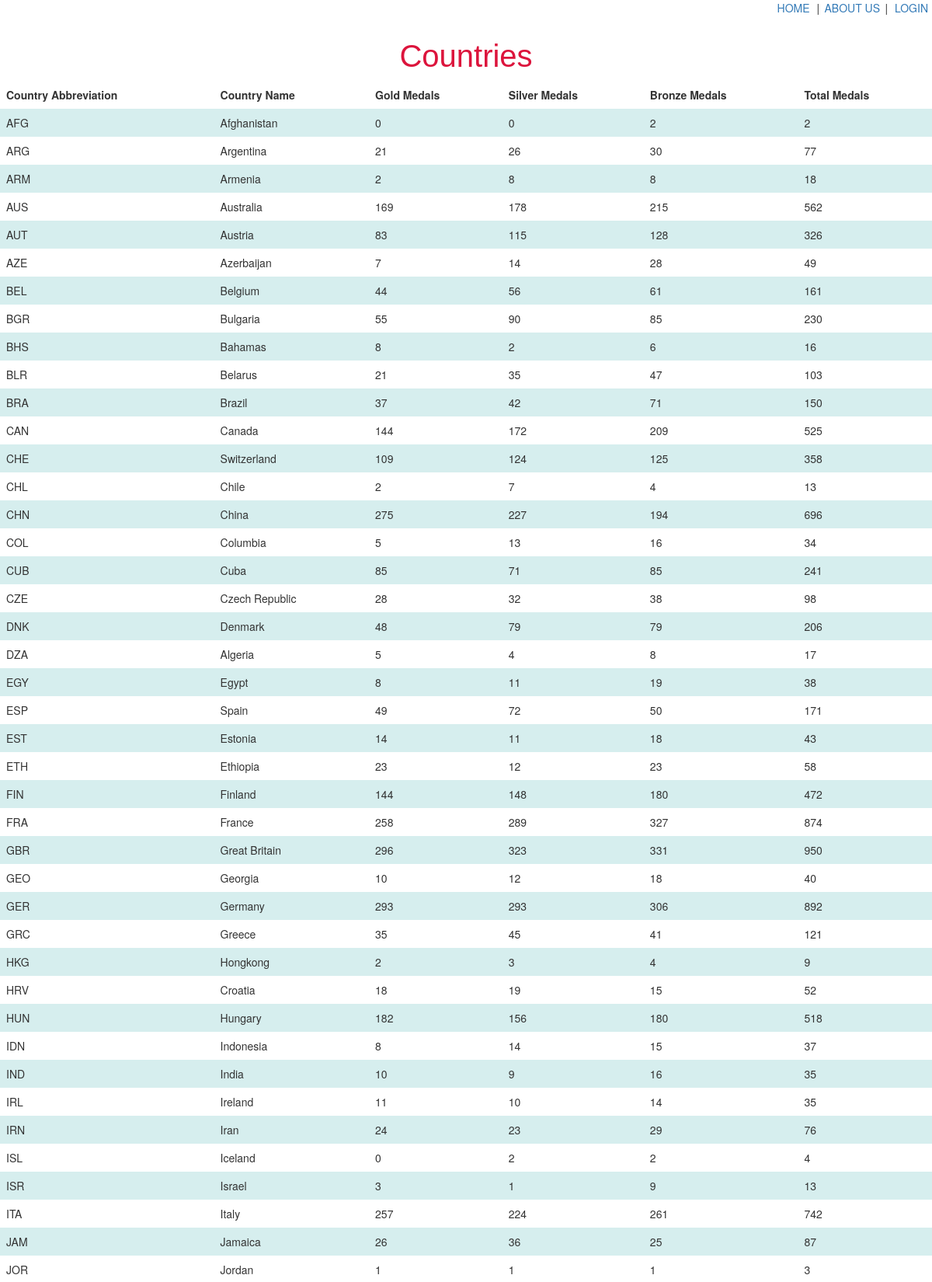
The page /CA/Countries.php (upper part) on the database its author committed.
### tables this page shows
CREATE TABLE IF NOT EXISTS `country` (
  `Countryabb` varchar(5) NOT NULL,
  `Country` varchar(20) NOT NULL,
  `Goldmedals` int(10) NOT NULL,
  `Silvermedals` int(10) NOT NULL,
  `Bronzemedals` int(10) NOT NULL,
  `Totalmedals` int(10) NOT NULL,
  PRIMARY KEY (`Countryabb`)
);

### CA/Countries.php (the view, shortened to what this page needs)
<!DOCTYPE html>
<html lang="en">
<head>
    <link href="https://cdn.jsdelivr.net/npm/bootstrap@5.1.3/dist/css/bootstrap.min.css"
    rel="stylesheet"
>
    <link rel="stylesheet" href="https://maxcdn.bootstrapcdn.com/bootstrap/3.4.1/css/bootstrap.min.css">
</head>
<body>
<div>
  <nav style="text-align:right;">
    <p class="header-links">
      <a href="/index.php" class="px-2">HOME</a> |
      <a href="#footer" class="px-1">ABOUT US</a> |
      <a href="/login.php" class="px-2">LOGIN</a>
    </p>
  </nav>
</div>
    <div class="container">
        <div class="row">
          <div class="text-center">
            <h2 class="site-title" style="font-size:40px; font-family:Verdana, Geneva, Tahoma, sans-serif; color:#DC143C">Countries</h2>
          </div>
        </div>
    </div>
<table>
  <tr>
  <th>Country Abbreviation</th>
  <th>Country Name</th>
  <th>Gold Medals</th>
  <th>Silver Medals</th>
  <th>Bronze Medals</th>
  <th>Total Medals</th>
  <?php
      $conn=mysqli_connect("localhost","root","","olympic_base");
      $sql="SELECT * FROM country";
      $result=$conn->query($sql);
      if($result->num_rows>0){
        while($row=$result->fetch_assoc()){
          echo "<tr><td>".$row["Countryabb"]."</td><td>".$row["Country"]."</td><td>".$row["Goldmedals"]."</td><td>".$row["Silvermedals"]."</td><td>".$row["Bronzemedals"]."</td><td>".$row["Totalmedals"]."</td></tr>";
        }
      }
        else{
          echo "no results";
        }
    ?>
</table>
</body>
</html>

### CA/Countries.php (style rules this page uses)
table { border-collapse: collapse; width: 100%; }
th, td { text-align: left; padding: 8px; }
tr:nth-child(even) { background-color: #D6EEEE; }

### rows shown on the page
country: Countryabb "AFG", Country "Afghanistan", Goldmedals "0", Silvermedals "0", Bronzemedals "2", Totalmedals "2"
country: Countryabb "ARG", Country "Argentina", Goldmedals "21", Silvermedals "26", Bronzemedals "30", Totalmedals "77"
country: Countryabb "ARM", Country "Armenia", Goldmedals "2", Silvermedals "8", Bronzemedals "8", Totalmedals "18"
country: Countryabb "AUS", Country "Australia", Goldmedals "169", Silvermedals "178", Bronzemedals "215", Totalmedals "562"
country: Countryabb "AUT", Country "Austria", Goldmedals "83", Silvermedals "115", Bronzemedals "128", Totalmedals "326"
country: Countryabb "AZE", Country "Azerbaijan", Goldmedals "7", Silvermedals "14", Bronzemedals "28", Totalmedals "49"
country: Countryabb "BEL", Country "Belgium", Goldmedals "44", Silvermedals "56", Bronzemedals "61", Totalmedals "161"
country: Countryabb "BGR", Country "Bulgaria", Goldmedals "55", Silvermedals "90", Bronzemedals "85", Totalmedals "230"
country: Countryabb "BHS", Country "Bahamas", Goldmedals "8", Silvermedals "2", Bronzemedals "6", Totalmedals "16"
country: Countryabb "BLR", Country "Belarus", Goldmedals "21", Silvermedals "35", Bronzemedals "47", Totalmedals "103"
country: Countryabb "BRA", Country "Brazil", Goldmedals "37", Silvermedals "42", Bronzemedals "71", Totalmedals "150"
country: Countryabb "CAN", Country "Canada", Goldmedals "144", Silvermedals "172", Bronzemedals "209", Totalmedals "525"
country: Countryabb "CHE", Country "Switzerland", Goldmedals "109", Silvermedals "124", Bronzemedals "125", Totalmedals "358"
country: Countryabb "CHL", Country "Chile", Goldmedals "2", Silvermedals "7", Bronzemedals "4", Totalmedals "13"
country: Countryabb "CHN", Country "China", Goldmedals "275", Silvermedals "227", Bronzemedals "194", Totalmedals "696"
country: Countryabb "COL", Country "Columbia", Goldmedals "5", Silvermedals "13", Bronzemedals "16", Totalmedals "34"
country: Countryabb "CUB", Country "Cuba", Goldmedals "85", Silvermedals "71", Bronzemedals "85", Totalmedals "241"
country: Countryabb "CZE", Country "Czech Republic", Goldmedals "28", Silvermedals "32", Bronzemedals "38", Totalmedals "98"
country: Countryabb "DNK", Country "Denmark", Goldmedals "48", Silvermedals "79", Bronzemedals "79", Totalmedals "206"
country: Countryabb "DZA", Country "Algeria", Goldmedals "5", Silvermedals "4", Bronzemedals "8", Totalmedals "17"
country: Countryabb "EGY", Country "Egypt", Goldmedals "8", Silvermedals "11", Bronzemedals "19", Totalmedals "38"
country: Countryabb "ESP", Country "Spain", Goldmedals "49", Silvermedals "72", Bronzemedals "50", Totalmedals "171"
country: Countryabb "EST", Country "Estonia", Goldmedals "14", Silvermedals "11", Bronzemedals "18", Totalmedals "43"
country: Countryabb "ETH", Country "Ethiopia", Goldmedals "23", Silvermedals "12", Bronzemedals "23", Totalmedals "58"
country: Countryabb "FIN", Country "Finland", Goldmedals "144", Silvermedals "148", Bronzemedals "180", Totalmedals "472"
country: Countryabb "FRA", Country "France", Goldmedals "258", Silvermedals "289", Bronzemedals "327", Totalmedals "874"
country: Countryabb "GBR", Country "Great Britain", Goldmedals "296", Silvermedals "323", Bronzemedals "331", Totalmedals "950"
country: Countryabb "GEO", Country "Georgia", Goldmedals "10", Silvermedals "12", Bronzemedals "18", Totalmedals "40"
country: Countryabb "GER", Country "Germany", Goldmedals "293", Silvermedals "293", Bronzemedals "306", Totalmedals "892"
country: Countryabb "GRC", Country "Greece", Goldmedals "35", Silvermedals "45", Bronzemedals "41", Totalmedals "121"
country: Countryabb "HKG", Country "Hongkong", Goldmedals "2", Silvermedals "3", Bronzemedals "4", Totalmedals "9"
country: Countryabb "HRV", Country "Croatia", Goldmedals "18", Silvermedals "19", Bronzemedals "15", Totalmedals "52"
country: Countryabb "HUN", Country "Hungary", Goldmedals "182", Silvermedals "156", Bronzemedals "180", Totalmedals "518"
country: Countryabb "IDN", Country "Indonesia", Goldmedals "8", Silvermedals "14", Bronzemedals "15", Totalmedals "37"
country: Countryabb "IND", Country "India", Goldmedals "10", Silvermedals "9", Bronzemedals "16", Totalmedals "35"
country: Countryabb "IRL", Country "Ireland", Goldmedals "11", Silvermedals "10", Bronzemedals "14", Totalmedals "35"
country: Countryabb "IRN", Country "Iran", Goldmedals "24", Silvermedals "23", Bronzemedals "29", Totalmedals "76"
country: Countryabb "ISL", Country "Iceland", Goldmedals "0", Silvermedals "2", Bronzemedals "2", Totalmedals "4"
country: Countryabb "ISR", Country "Israel", Goldmedals "3", Silvermedals "1", Bronzemedals "9", Totalmedals "13"
country: Countryabb "ITA", Country "Italy", Goldmedals "257", Silvermedals "224", Bronzemedals "261", Totalmedals "742"
country: Countryabb "JAM", Country "Jamaica", Goldmedals "26", Silvermedals "36", Bronzemedals "25", Totalmedals "87"
country: Countryabb "JOR", Country "Jordan", Goldmedals "1", Silvermedals "1", Bronzemedals "1", Totalmedals "3"
